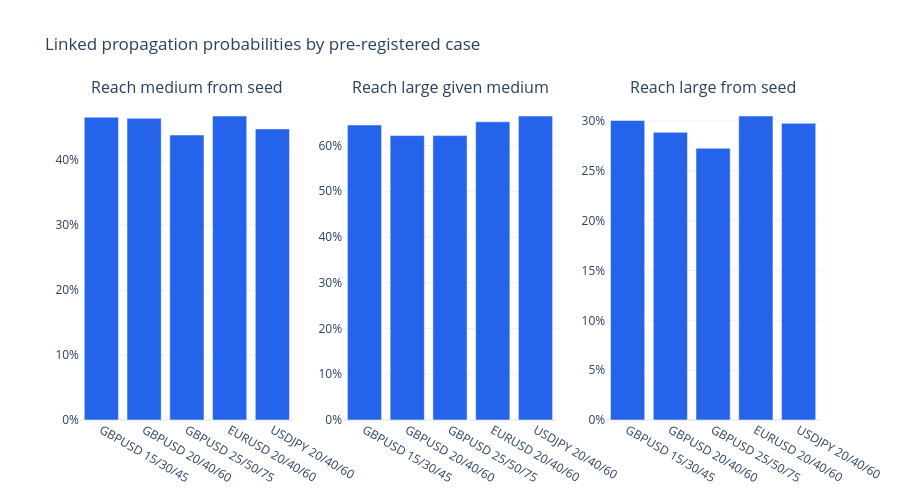

Notebook source saved alongside this figure:
### Code cell
probability_figure = make_subplots(
    rows=1,
    cols=3,
    subplot_titles=[
        "Reach medium from seed",
        "Reach large given medium",
        "Reach large from seed",
    ],
)
probability_columns = [
    "p_reach_medium",
    "p_reach_large_given_medium",
    "p_reach_large_from_seed",
]
for column_number, column in enumerate(probability_columns, start=1):
    probability_figure.add_trace(go.Bar(
        x=lineage_summary.index,
        y=lineage_summary[column],
        name=column,
        showlegend=False,
        marker={"color": "#2563eb"},
        hovertemplate="case=%{x}<br>probability=%{y:.2%}<extra></extra>",
    ), row=1, col=column_number)
    probability_figure.update_yaxes(tickformat=".0%", row=1, col=column_number)
probability_figure.update_layout(
    title="Linked propagation probabilities by pre-registered case",
    template="plotly_white",
    height=500,
)
probability_figure.show()

### Figure 1 — Plotly figure (JSON) as saved in the notebook; plotly's stock layout.template omitted (floating-point values rounded to 4 significant figures)
{"data": [{"hovertemplate": "case=%{x}<br>probability=%{y:.2%}<extra></extra>", "marker": {"color": "#2563eb"}, "name": "p_reach_medium", "showlegend": false, "x": ["GBPUSD 15/30/45", "GBPUSD 20/40/60", "GBPUSD 25/50/75", "EURUSD 20/40/60", "USDJPY 20/40/60"], "y": [0.466, 0.4642, 0.4385, 0.4678, 0.4479], "type": "bar", "xaxis": "x", "yaxis": "y"}, {"hovertemplate": "case=%{x}<br>probability=%{y:.2%}<extra></extra>", "marker": {"color": "#2563eb"}, "name": "p_reach_large_given_medium", "showlegend": false, "x": ["GBPUSD 15/30/45", "GBPUSD 20/40/60", "GBPUSD 25/50/75", "EURUSD 20/40/60", "USDJPY 20/40/60"], "y": [0.6449, 0.6217, 0.6217, 0.652, 0.6646], "type": "bar", "xaxis": "x2", "yaxis": "y2"}, {"hovertemplate": "case=%{x}<br>probability=%{y:.2%}<extra></extra>", "marker": {"color": "#2563eb"}, "name": "p_reach_large_from_seed", "showlegend": false, "x": ["GBPUSD 15/30/45", "GBPUSD 20/40/60", "GBPUSD 25/50/75", "EURUSD 20/40/60", "USDJPY 20/40/60"], "y": [0.3005, 0.2886, 0.2726, 0.305, 0.2977], "type": "bar", "xaxis": "x3", "yaxis": "y3"}], "layout": {"xaxis": {"anchor": "y", "domain": [0.0, 0.2889]}, "yaxis": {"anchor": "x", "domain": [0.0, 1.0], "tickformat": ".0%"}, "xaxis2": {"anchor": "y2", "domain": [0.3556, 0.6444]}, "yaxis2": {"anchor": "x2", "domain": [0.0, 1.0], "tickformat": ".0%"}, "xaxis3": {"anchor": "y3", "domain": [0.7111, 1.0]}, "yaxis3": {"anchor": "x3", "domain": [0.0, 1.0], "tickformat": ".0%"}, "annotations": [{"font": {"size": 16}, "showarrow": false, "text": "Reach medium from seed", "x": 0.1444, "xanchor": "center", "xref": "paper", "y": 1.0, "yanchor": "bottom", "yref": "paper"}, {"font": {"size": 16}, "showarrow": false, "text": "Reach large given medium", "x": 0.5, "xanchor": "center", "xref": "paper", "y": 1.0, "yanchor": "bottom", "yref": "paper"}, {"font": {"size": 16}, "showarrow": false, "text": "Reach large from seed", "x": 0.8556, "xanchor": "center", "xref": "paper", "y": 1.0, "yanchor": "bottom", "yref": "paper"}], "title": {"text": "Linked propagation probabilities by pre-registered case"}, "height": 500}}
